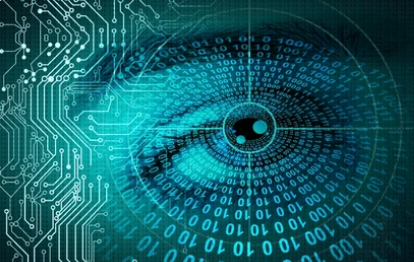
#> input picture fontesImagens/Visao_Computacional_Logo_Imagem.png, 414 x 262 px
$ python VisaoComputacional_OpenCV_Exemplo01.py
#> lines starting #> are read from the running program, lines starting #| are printed output that depends on the picture
import numpy as np
import cv2
# Load a color image in grayscale
img = cv2.imread('Visao_Computacional_Logo_Imagem.png',0)
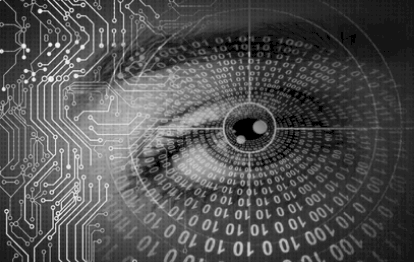
#> img: shape (262, 414); min 0, max 244, mean 81.6
assert img is not None, "Arquivo não encontrado!"
print(img.shape) # y,x
#| (262, 414)
print(img.size)
#| 108468
cv2.imshow('OpenCV - GrayScale',img)
cv2.waitKey(5000)
# Load a color image
img = cv2.imread('Visao_Computacional_Logo_Imagem.png',1)
#> img is the input picture: shape (262, 414, 3); mean B, G, R 101.6, 93.4, 17.2
print(img.shape)  # y,x,n
#| (262, 414, 3)
print(img.size)
#| 325404
cv2.imshow('OpenCV - Color',img)
cv2.waitKey(5000)
#Write image
cv2.imwrite("Visao_Computacional_Logo_Imagem_Copia.png", img)
cv2.destroyAllWindows()
